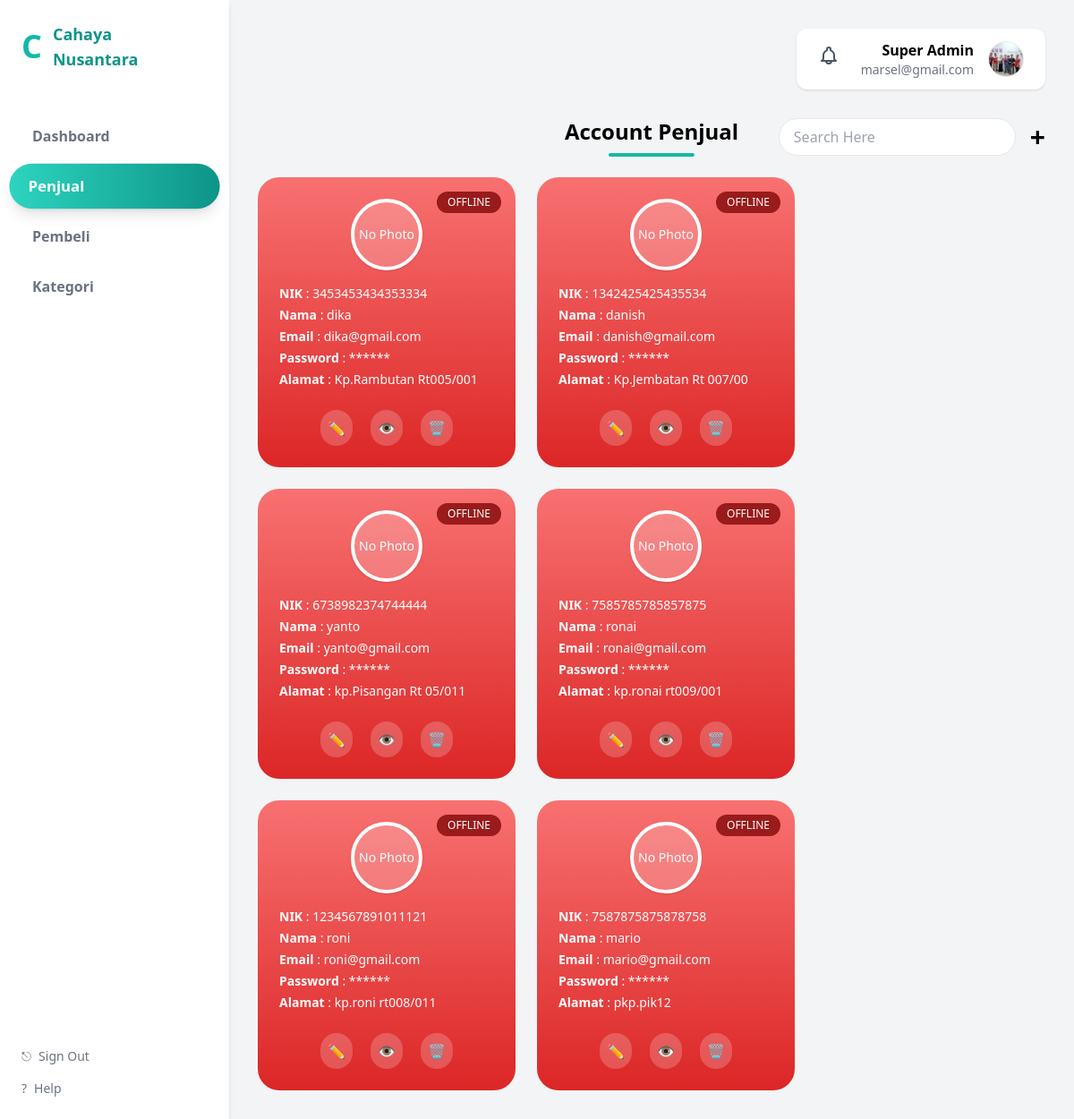
Screenshot of /super_admin/admin.php (signed in) with the database file from the repository.
### tables this page shows
CREATE TABLE `users` (
  `id` int NOT NULL,
  `role_id` int NOT NULL,
  `nik` char(16) NOT NULL,
  `nama` varchar(100) NOT NULL,
  `email` varchar(100) NOT NULL,
  `password` varchar(255) NOT NULL,
  `created_at` timestamp NOT NULL DEFAULT CURRENT_TIMESTAMP,
  `alamat` text,
  `foto` varchar(255) DEFAULT NULL,
  `reset_token` varchar(255) DEFAULT NULL,
  `reset_expired` datetime DEFAULT NULL,
  `status_login` enum('online','offline') DEFAULT 'offline'
);

### super_admin/admin.php (the view, shortened to what this page needs)
<?php
include '../config/koneksi.php';
$query = mysqli_query($conn, "
    SELECT *
    FROM users
    WHERE role_id = 2
");
?>
<!DOCTYPE html>
<html lang="id">
<head>
    <script src="https://cdn.tailwindcss.com"></script>
</head>
<body class="bg-gray-100 font-sans">
    <div class="flex min-h-screen">
        <?php include '../layouts/sidebar.php'; ?>
        <main class="flex-1 p-8">
            <div class="flex justify-end mb-8">
                <?php include '../layouts/profil_notifikasi.php'; ?>
            </div>
            <div class="relative flex items-center mb-6">
                <h1 class="absolute left-1/2 -translate-x-1/2 text-2xl font-semibold">
                    Account Penjual
                    <span class="block w-24 h-1 bg-teal-500 mx-auto mt-2 rounded-full"></span>
                </h1>
                <div class="ml-auto flex items-center gap-4">
                    <input
                        id="searchPenjual"
                        type="text"
                        placeholder="Search Here"
                        class="px-4 py-2 rounded-full border focus:outline-none">
                    <a href="tambah_penjual.php" class="text-3xl font-bold">+</a>
                </div>
            </div>
            <div class="flex gap-6 flex-wrap">
                <?php while ($row = mysqli_fetch_assoc($query)) : ?>
                    <?php
                    $path_server = $_SERVER['DOCUMENT_ROOT'] . '/' . $row['foto'];
                    $path_url    = '/' . $row['foto'];
                    $ada_foto    = !empty($row['foto']) && file_exists($path_server);
                    ?>
                    <?php
                    $bgCard = ($row['status_login'] === 'online')
                        ? 'bg-gradient-to-b from-green-400 to-green-600'
                        : 'bg-gradient-to-b from-red-400 to-red-600';
                    ?>
                    <div id="penjual-<?= $row['id'] ?>"
                        class="penjual-card relative w-72 rounded-3xl p-6 text-white <?= $bgCard ?>">
                        <span id="status-<?= $row['id'] ?>"
                            class="absolute top-4 right-4 text-xs px-3 py-1 rounded-full
                            <?= $row['status_login'] === 'online' ? 'bg-green-800' : 'bg-red-800' ?>">
                            <?= strtoupper($row['status_login']) ?>
                        </span>
                        <div class="flex justify-center mb-4">
                            <div class="w-20 h-20 rounded-full border-4 border-white shadow
                                    flex items-center justify-center bg-white/20 overflow-hidden">
                                <?php if ($ada_foto): ?>
                                    <img src="<?= $path_url ?>" class="w-full h-full object-cover">
                                <?php else: ?>
                                    <span class="text-sm">No Photo</span>
                                <?php endif; ?>
                            </div>
                        </div>
                        <div class="text-sm space-y-1">
                            <p><b>NIK</b> : <?= $row['nik'] ?></p>
                            <p><b>Nama</b> : <?= $row['nama'] ?></p>
                            <p><b>Email</b> : <?= $row['email'] ?></p>
                            <p><b>Password</b> : ******</p>
                            <p><b>Alamat</b> : <?= $row['alamat'] ?: '-' ?></p>
                        </div>
                        <div class="flex justify-center gap-5 mt-6">
                            <a href="edit_penjual.php?id=<?= $row['id'] ?>"
                                class="p-2 rounded-full bg-white/20 hover:bg-yellow-400">✏️</a>
                            <a href="detail_penjual.php?id=<?= $row['id'] ?>"
                                class="p-2 rounded-full bg-white/20 hover:bg-blue-400">👁️</a>
                            <?php
                            $disableHapus = (
                                $row['status_login'] === 'online' ||
                                $row['id'] == $_SESSION['user_id']
                            );
                            ?>
                            <button
                        data-id="<?= $row['id'] ?>"
                        class="btn-hapus p-2 rounded-full
                         <?= $disableHapus
                        ? 'bg-gray-400 cursor-not-allowed opacity-50'
                        : 'bg-white/20 hover:bg-red-500' ?>"
                                <?= $disableHapus ? 'disabled' : '' ?>>
                                🗑️
                            </button>
                        </div>
                    </div>
                <?php endwhile; ?>
            </div>
        </main>
    </div>
</body>
</html>

### rows the page displays
users: status_login "OFFLINE", shows "No Photo", nik "3453453434353334", nama "dika", email "dika@gmail.com", alamat "Kp.Rambutan Rt005/001"
users: status_login "OFFLINE", shows "No Photo", nik "1342425425435534", nama "danish", email "danish@gmail.com", alamat "Kp.Jembatan Rt 007/00"
users: status_login "OFFLINE", shows "No Photo", nik "6738982374744444", nama "yanto", email "yanto@gmail.com", alamat "kp.Pisangan Rt 05/011"
users: status_login "OFFLINE", shows "No Photo", nik "7585785785857875", nama "ronai", email "ronai@gmail.com", alamat "kp.ronai rt009/001"
users: status_login "OFFLINE", shows "No Photo", nik "1234567891011121", nama "roni", email "roni@gmail.com", alamat "kp.roni rt008/011"
users: status_login "OFFLINE", shows "No Photo", nik "7587875875878758", nama "mario", email "mario@gmail.com", alamat "pkp.pik12"

### other values shown
str_replace('_', ' ', $user['role']) "Super Admin"
$user['email'] "marsel@gmail.com"
